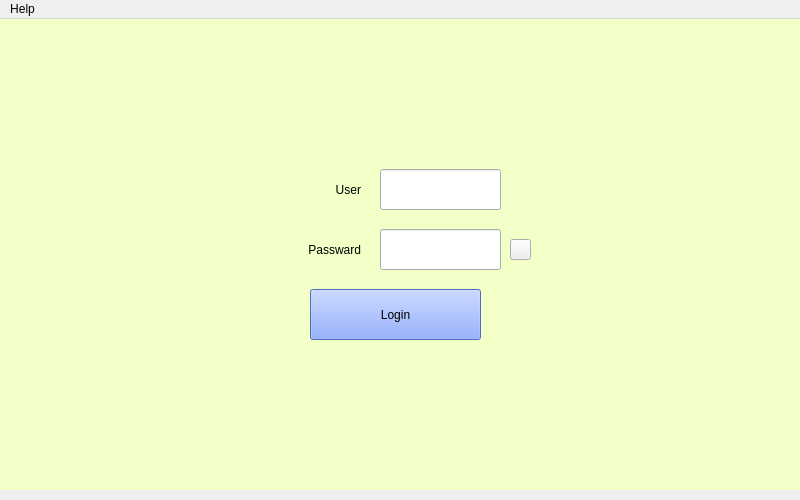
<?xml version="1.0" encoding="UTF-8"?>
<ui version="4.0">
 <class>LoginWindow</class>
 <widget class="QMainWindow" name="LoginWindow">
  <property name="geometry">
   <rect>
    <x>0</x>
    <y>0</y>
    <width>800</width>
    <height>500</height>
   </rect>
  </property>
  <property name="minimumSize">
   <size>
    <width>800</width>
    <height>500</height>
   </size>
  </property>
  <property name="maximumSize">
   <size>
    <width>800</width>
    <height>500</height>
   </size>
  </property>
  <property name="windowTitle">
   <string>MainWindow</string>
  </property>
  <property name="layoutDirection">
   <enum>Qt::LeftToRight</enum>
  </property>
  <property name="styleSheet">
   <string notr="true">/*background-color: rgb(242, 255, 199);</string>
  </property>
  <widget class="QWidget" name="centralwidget">
   <widget class="QLabel" name="UserLabel">
    <property name="geometry">
     <rect>
      <x>300</x>
      <y>150</y>
      <width>61</width>
      <height>41</height>
     </rect>
    </property>
    <property name="styleSheet">
     <string notr="true">font: 22pt &quot;Agency FB&quot;;</string>
    </property>
    <property name="text">
     <string>User</string>
    </property>
    <property name="alignment">
     <set>Qt::AlignRight|Qt::AlignTrailing|Qt::AlignVCenter</set>
    </property>
   </widget>
   <widget class="QLineEdit" name="UserInput">
    <property name="geometry">
     <rect>
      <x>380</x>
      <y>150</y>
      <width>121</width>
      <height>41</height>
     </rect>
    </property>
    <property name="styleSheet">
     <string notr="true">font: 12pt &quot;Source Code Pro&quot;;</string>
    </property>
    <property name="text">
     <string/>
    </property>
   </widget>
   <widget class="QLabel" name="PasswordLabel">
    <property name="geometry">
     <rect>
      <x>240</x>
      <y>210</y>
      <width>121</width>
      <height>41</height>
     </rect>
    </property>
    <property name="acceptDrops">
     <bool>false</bool>
    </property>
    <property name="styleSheet">
     <string notr="true">font: 22pt &quot;Agency FB&quot;;</string>
    </property>
    <property name="text">
     <string>Passward</string>
    </property>
    <property name="alignment">
     <set>Qt::AlignRight|Qt::AlignTrailing|Qt::AlignVCenter</set>
    </property>
   </widget>
   <widget class="QLineEdit" name="PasswordInput">
    <property name="geometry">
     <rect>
      <x>380</x>
      <y>210</y>
      <width>121</width>
      <height>41</height>
     </rect>
    </property>
    <property name="styleSheet">
     <string notr="true">font: 12pt &quot;Source Code Pro&quot;;</string>
    </property>
    <property name="text">
     <string/>
    </property>
   </widget>
   <widget class="QPushButton" name="LoginButton">
    <property name="geometry">
     <rect>
      <x>310</x>
      <y>270</y>
      <width>171</width>
      <height>51</height>
     </rect>
    </property>
    <property name="acceptDrops">
     <bool>false</bool>
    </property>
    <property name="styleSheet">
     <string notr="true">background-color: rgb(112, 150, 255);
font: 18pt &quot;Agency FB&quot;;</string>
    </property>
    <property name="text">
     <string>Login</string>
    </property>
    <property name="shortcut">
     <string>Return</string>
    </property>
   </widget>
   <widget class="QPushButton" name="PasswordDisplayButton">
    <property name="geometry">
     <rect>
      <x>510</x>
      <y>220</y>
      <width>21</width>
      <height>21</height>
     </rect>
    </property>
    <property name="styleSheet">
     <string notr="true">border-image: url(:/new/prefix1/PasswordDisplayIconUpdateUpdate.jpg);</string>
    </property>
    <property name="text">
     <string/>
    </property>
   </widget>
   <widget class="QLabel" name="LoginBackground">
    <property name="geometry">
     <rect>
      <x>0</x>
      <y>0</y>
      <width>801</width>
      <height>471</height>
     </rect>
    </property>
    <property name="styleSheet">
     <string notr="true">background-color: rgb(242, 255, 199);
</string>
    </property>
    <property name="text">
     <string/>
    </property>
   </widget>
   <zorder>LoginBackground</zorder>
   <zorder>UserLabel</zorder>
   <zorder>UserInput</zorder>
   <zorder>PasswordLabel</zorder>
   <zorder>PasswordInput</zorder>
   <zorder>LoginButton</zorder>
   <zorder>PasswordDisplayButton</zorder>
  </widget>
  <widget class="QMenuBar" name="menuBar">
   <property name="geometry">
    <rect>
     <x>0</x>
     <y>0</y>
     <width>800</width>
     <height>26</height>
    </rect>
   </property>
   <widget class="QMenu" name="menuAbout">
    <property name="palette">
     <palette>
      <active>
       <colorrole role="HighlightedText">
        <brush brushstyle="SolidPattern">
         <color alpha="255">
          <red>85</red>
          <green>85</green>
          <blue>255</blue>
         </color>
        </brush>
       </colorrole>
      </active>
      <inactive>
       <colorrole role="HighlightedText">
        <brush brushstyle="SolidPattern">
         <color alpha="255">
          <red>85</red>
          <green>85</green>
          <blue>255</blue>
         </color>
        </brush>
       </colorrole>
      </inactive>
      <disabled>
       <colorrole role="HighlightedText">
        <brush brushstyle="SolidPattern">
         <color alpha="255">
          <red>85</red>
          <green>85</green>
          <blue>255</blue>
         </color>
        </brush>
       </colorrole>
      </disabled>
     </palette>
    </property>
    <property name="title">
     <string>Help</string>
    </property>
    <addaction name="actionAbout_the_program"/>
    <addaction name="actionAbout_the_authors"/>
    <addaction name="actionUser_Instructions"/>
   </widget>
   <addaction name="menuAbout"/>
  </widget>
  <action name="actionAbout_the_program">
   <property name="text">
    <string>About the program</string>
   </property>
  </action>
  <action name="actionAbout_the_authors">
   <property name="text">
    <string>About the authors</string>
   </property>
  </action>
  <action name="actionUser_Instructions">
   <property name="text">
    <string>User Instructions</string>
   </property>
  </action>
 </widget>
 <resources/>
 <connections/>
</ui>
